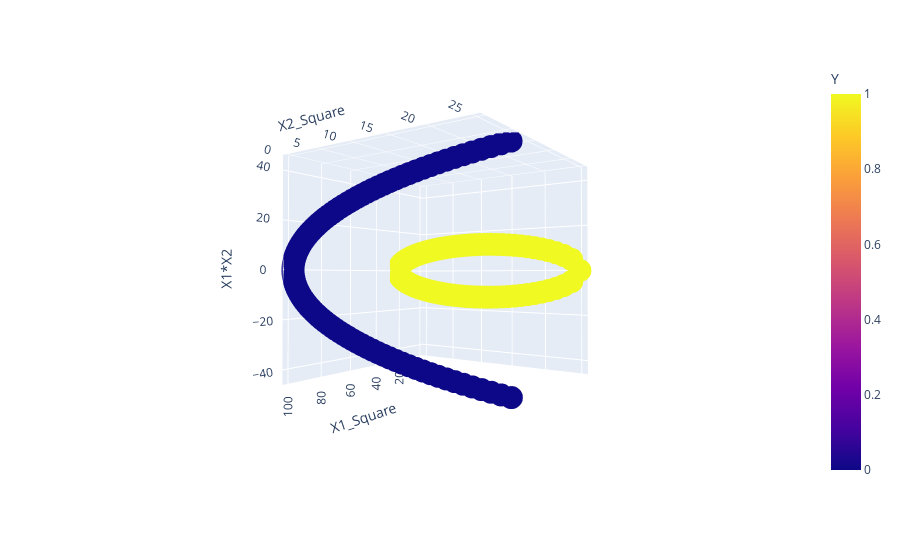

The notebook cell this image was saved under:
### Code cell
import plotly.express as px
import plotly.express as px
fig = px.scatter_3d(df, x='X1_Square', y='X2_Square', z='X1*X2',
              color='Y')
fig.show()
plt.show()

### Figure 1 — Plotly figure (JSON) as saved in the notebook; plotly's stock layout.template omitted (floating-point values rounded to 4 significant figures; data arrays with more than 128 entries replaced by an {"elided": "..."} marker saying what was removed)
{"data": [{"hovertemplate": "X1_Square=%{x}<br>X2_Square=%{y}<br>X1*X2=%{z}<br>Y=%{marker.color}<extra></extra>", "legendgroup": "", "marker": {"color": {"elided": "400 int values"}, "coloraxis": "coloraxis", "symbol": "circle"}, "mode": "markers", "name": "", "scene": "scene", "showlegend": false, "type": "scatter3d", "x": {"elided": "400 float values"}, "y": {"elided": "400 float values"}, "z": {"elided": "400 float values"}}], "layout": {"autosize": true, "coloraxis": {"colorbar": {"title": {"text": "Y"}}, "colorscale": [[0, "#0d0887"], [0.1111, "#46039f"], [0.2222, "#7201a8"], [0.3333, "#9c179e"], [0.4444, "#bd3786"], [0.5556, "#d8576b"], [0.6667, "#ed7953"], [0.7778, "#fb9f3a"], [0.8889, "#fdca26"], [1, "#f0f921"]]}, "legend": {"tracegroupgap": 0}, "margin": {"t": 60}, "scene": {"aspectmode": "auto", "aspectratio": {"x": 1, "y": 1, "z": 1}, "camera": {"center": {"x": 0, "y": 0, "z": 0}, "eye": {"x": 1.898, "y": 1.341, "z": -0.02191}, "projection": {"type": "perspective"}, "up": {"x": 0, "y": 0, "z": 1}}, "domain": {"x": [0, 1], "y": [0, 1]}, "xaxis": {"title": {"text": "X1_Square"}, "type": "linear"}, "yaxis": {"title": {"text": "X2_Square"}, "type": "linear"}, "zaxis": {"title": {"text": "X1*X2"}, "type": "linear"}}}}
